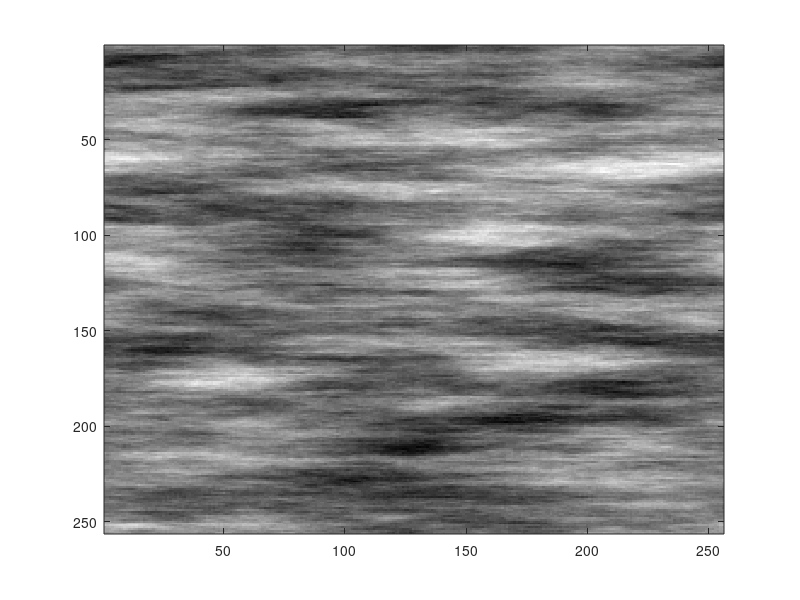

MATLAB code to generate this figure:
% Create Date: 2018-01-30
% Name: Yueyang Zhou
% All varibles are in camelCase style.

function EllipsesFilter

% NxN matrix
ellipses = zeros(256);
a = 6;
b = 45;

num = 256;
field = randn(num);
fieldfft = fft2(field);

% Convert coord
central = 256 / 2;

% Ellipse
for i = 1:num
    coordI =  i - central -1;
    for j = 1:num
        coordJ = j - central - 1;
        % matrix (i,j) 
        distance = coordI^2/(a^2) + coordJ^2/(b^2);
        if distance < 1
            ellipses(i,j) = 255;
        else
            ellipses(i,j) = 0;
        end
    end
end
imagesc(ellipses);
colormap(gray(256));
pause;

ellipsesFFT = fft2(ellipses);
spotNoise = ellipsesFFT.*fieldfft;
spotNoiseIFFT = ifft2(spotNoise);
imagesc(real(spotNoiseIFFT));
colormap(gray(256));
pause;